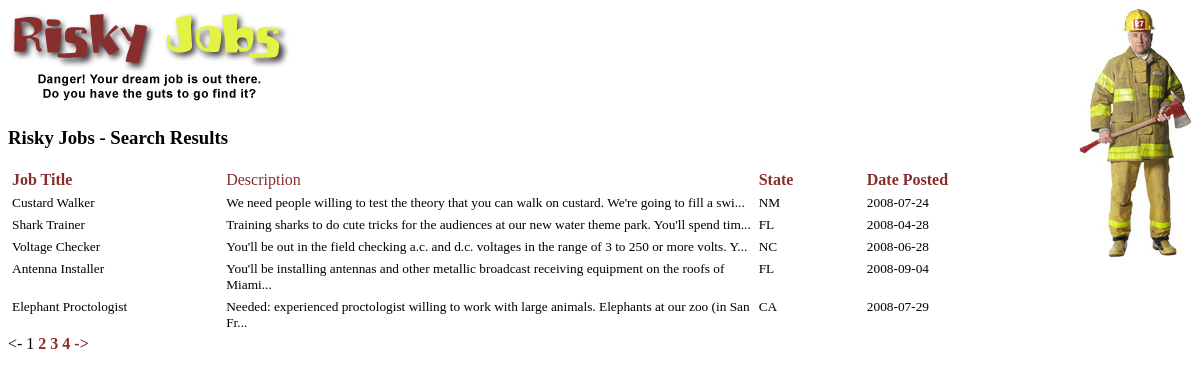
The app's page /ch09/final/riskyjobs/search.php with its own data.
### tables this page shows
CREATE TABLE `riskyjobs` (
  `job_id` INT AUTO_INCREMENT,
  `title` VARCHAR(200),
  `description` MEDIUMTEXT,
  `city` VARCHAR(100),
  `state` VARCHAR(100),
  `zip` VARCHAR(5),
  `company` VARCHAR(30),
  `date_posted` TIMESTAMP DEFAULT CURRENT_TIMESTAMP ON UPDATE CURRENT_TIMESTAMP,
  PRIMARY KEY (`job_id`)
);

### ch09/final/riskyjobs/search.php (the view, shortened to what this page needs)
<!DOCTYPE html PUBLIC "-//W3C//DTD XHTML 1.0 Transitional//EN"
  "http://www.w3.org/TR/xhtml1/DTD/xhtml1-transitional.dtd">
<html xmlns="http://www.w3.org/1999/xhtml" xml:lang="en" lang="en">
<head>
  <link rel="stylesheet" type="text/css" href="style.css" />
</head>
<body>
  <img src="riskyjobs_title.gif" alt="Risky Jobs" />
  <img src="riskyjobs_fireman.jpg" alt="Risky Jobs" style="float:right" />
  <h3>Risky Jobs - Search Results</h3>
<?php
  function build_query($user_search, $sort) {
    $search_query = "SELECT * FROM riskyjobs";
    $clean_search = str_replace(',', ' ', $user_search);
    $search_words = explode(' ', $clean_search);
    $final_search_words = array();
    $where_list = array();
    return $search_query;
  }
  function generate_sort_links($user_search, $sort) {
    $sort_links = '';
    switch ($sort) {
    default:
      $sort_links .= '<td><a href = "' . $_SERVER['PHP_SELF'] . '?usersearch=' . $user_search . '&sort=1">Job Title</a></td><td>Description</td>';
      $sort_links .= '<td><a href = "' . $_SERVER['PHP_SELF'] . '?usersearch=' . $user_search . '&sort=3">State</a></td>';
      $sort_links .= '<td><a href = "' . $_SERVER['PHP_SELF'] . '?usersearch=' . $user_search . '&sort=5">Date Posted</a></td>';
    }
    return $sort_links;
  }
  function generate_page_links($user_search, $sort, $cur_page, $num_pages) {
    $page_links = '';
    if ($cur_page > 1) {
      $page_links .= '<a href="' . $_SERVER['PHP_SELF'] . '?usersearch=' . $user_search . '&sort=' . $sort . '&page=' . ($cur_page - 1) . '"><-</a> ';
    }
    else {
      $page_links .= '<- ';
    }
    for ($i = 1; $i <= $num_pages; $i++) {
      if ($cur_page == $i) {
        $page_links .= ' ' . $i;
      }
      else {
        $page_links .= ' <a href="' . $_SERVER['PHP_SELF'] . '?usersearch=' . $user_search . '&sort=' . $sort . '&page=' . $i . '"> ' . $i . '</a>';
      }
    }
    if ($cur_page < $num_pages) {
      $page_links .= ' <a href="' . $_SERVER['PHP_SELF'] . '?usersearch=' . $user_search . '&sort=' . $sort . '&page=' . ($cur_page + 1) . '">-></a>';
    }
    else {
      $page_links .= ' ->';
    }
    return $page_links;
  }
  $sort = $_GET['sort'];
  $user_search = $_GET['usersearch'];
  $cur_page = isset($_GET['page']) ? $_GET['page'] : 1;
  $results_per_page = 5;
  $skip = (($cur_page - 1) * $results_per_page);
  echo '<table border="0" cellpadding="2">';
  echo '<tr class="heading">';
  echo generate_sort_links($user_search, $sort);
  echo '</tr>';
  $dbc = mysqli_connect(DB_HOST, DB_USER, DB_PASSWORD, DB_NAME);
  $query = build_query($user_search, $sort);
  $result = mysqli_query($dbc, $query);
  $total = mysqli_num_rows($result);
  $num_pages = ceil($total / $results_per_page);
  $query =  $query . " LIMIT $skip, $results_per_page";
  $result = mysqli_query($dbc, $query);
  while ($row = mysqli_fetch_array($result)) {
    echo '<tr class="results">';
    echo '<td valign="top" width="20%">' . $row['title'] . '</td>';
    echo '<td valign="top" width="50%">' . substr($row['description'], 0, 100) . '...</td>';
    echo '<td valign="top" width="10%">' . $row['state'] . '</td>';
    echo '<td valign="top" width="20%">' . substr($row['date_posted'], 0, 10) . '</td>';
    echo '</tr>';
  }
  echo '</table>';
  if ($num_pages > 1) {
    echo generate_page_links($user_search, $sort, $cur_page, $num_pages);
  }
?>
</body>
</html>

### ch09/final/riskyjobs/style.css (style rules this page uses)
tr.heading { color: #882E2C; }
tr.results { font-size: smaller; color: #000000; }
a { text-decoration: none; font-weight: bold; }
a:link { color: #882E2C; }

### records on screen
riskyjobs: title "Custard Walker", description "We need people willing to test the theory that you can walk on custard. We're going to fill a swi", state "NM", date_posted "2008-07-24"
riskyjobs: title "Shark Trainer", description "Training sharks to do cute tricks for the audiences at our new water theme park. You'll spend tim", state "FL", date_posted "2008-04-28"
riskyjobs: title "Voltage Checker", description "You'll be out in the field checking a.c. and d.c. voltages in the range of 3 to 250 or more volts. Y", state "NC", date_posted "2008-06-28"
riskyjobs: title "Antenna Installer", description "You'll be installing antennas and other metallic broadcast receiving equipment on the roofs of Miami", state "FL", date_posted "2008-09-04"
riskyjobs: title "Elephant Proctologist", description "Needed: experienced proctologist willing to work with large animals. Elephants at our zoo (in San Fr", state "CA", date_posted "2008-07-29"
